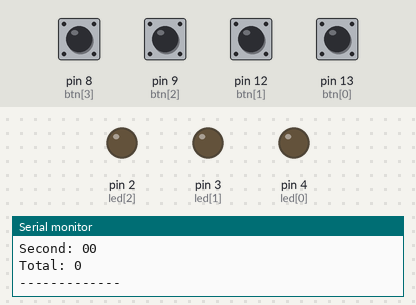
A sketch run on a simulated Arduino Uno, built with avr-gcc and run on an emulated ATmega328P. On the bench: output pins drawn as LEDs (lit = HIGH), the last lines printed to the serial monitor. The test bench sets the inputs (shaded band); at power-on: pin 8 (btn[3]), pin 9 (btn[2]), pin 12 (btn[1]), pin 13 (btn[0]) HIGH.

Above: at 1.8 s.
1.9 s: pin 8 (btn[3]) pulled LOW for 0.6 s
At 2.9 s:
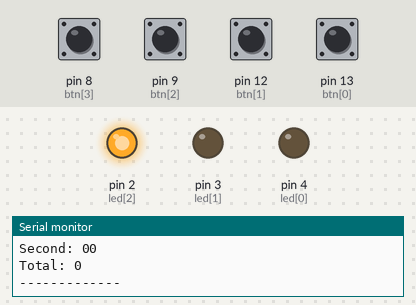
4.5 s: pin 9 (btn[2]) pulled LOW for 0.6 s
At 5.7 s:
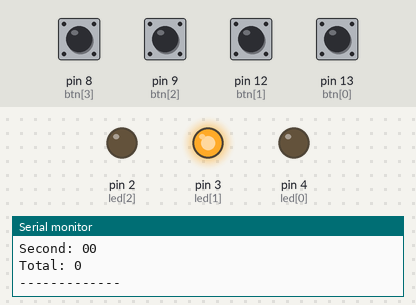
7.5 s: pin 8 (btn[3]) driven LOW and pin 9 (btn[2]) driven LOW
At 9.2 s:
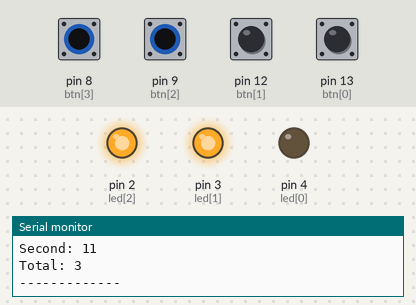
9.5 s: pin 12 (btn[1]) pulled LOW for 0.6 s
At 10.8 s:
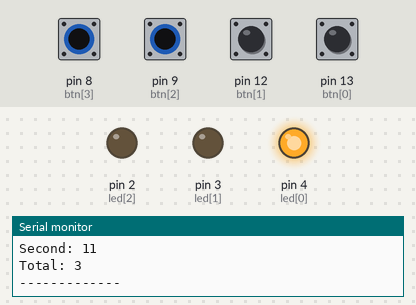
12.5 s: pin 13 (btn[0]) pulled LOW for 0.6 s
At 13.4 s:
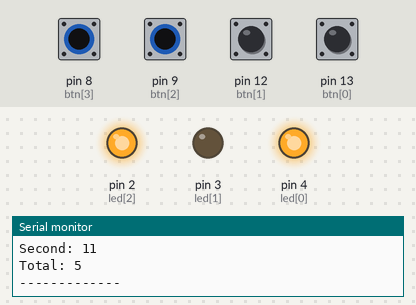
15.5 s: pin 8 (btn[3]) driven HIGH
At 17.0 s:
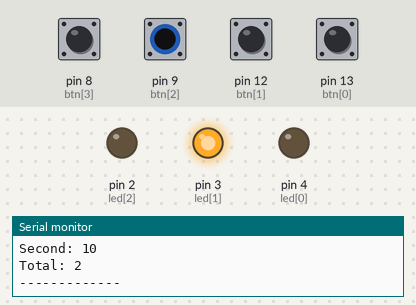
Timing chart, 0 to 18.5 s (numbered marks = the images above; inputs shaded):
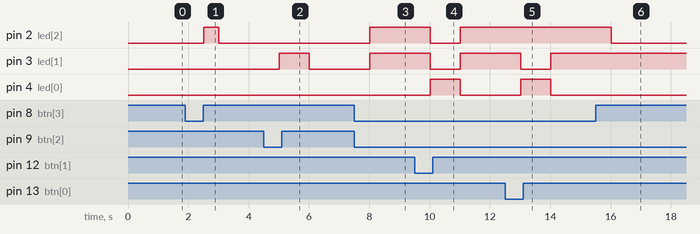

Measured:
- after the input at 1.9 s, pin 2 (led[2]): LOW → HIGH after 0.60 s, → LOW 0.50 s later
- after the input at 4.5 s, pin 3 (led[1]): LOW → HIGH after 0.51 s, → LOW 1.0 s later
- after the input at 7.5 s, pin 2 (led[2]), pin 3 (led[1]): LOW → HIGH after 0.51 s
- after the input at 9.5 s, pin 2 (led[2]), pin 3 (led[1]): HIGH → LOW after 0.51 s, → HIGH 1.0 s later; pin 4 (led[0]): LOW → HIGH after 0.51 s, → LOW 1.0 s later
- after the input at 12.5 s, pin 3 (led[1]): HIGH → LOW after 0.52 s, → HIGH 1.0 s later; pin 4 (led[0]): LOW → HIGH after 0.52 s, → LOW 1.0 s later
- after the input at 15.5 s, pin 2 (led[2]): HIGH → LOW after 0.52 s

The sketch:

l6_supplementary_1.ino
```cpp
int
btn[] = {13, 12, 9, 8}, //button pins
led[] = {4, 3, 2}, //led pins MSB to LSB
btn1val, btn2val, btn3val, btn4val, //button value
btn1valinv, btn2valinv, btn3valinv, btn4valinv, //inverted button value
firstval, secondval, outputval; //values


void setup() {
  Serial.begin(9600);

  //button pins as input
  for (int i = 0; i < 4; i++) {
    pinMode(btn[i], INPUT);
  }
  //led pins as output
  for (int j = 0; j < 3; j++) {
    pinMode(led[j], OUTPUT);
  }

}

void loop() {
  //reading button values
  btn1val = digitalRead(btn[0]);
  btn2val = digitalRead(btn[1]);
  btn3val = digitalRead(btn[2]);
  btn4val = digitalRead(btn[3]);

  //assigning new variable to invert
  btn1valinv = btn1val;
  btn2valinv = btn2val;
  btn3valinv = btn3val;
  btn4valinv = btn4val;

  //if statement for inverting
  if (btn1val == 0){
    btn1valinv = 1;
  }
  else {
    btn1valinv = 0;
  }

  if (btn2val == 0){
    btn2valinv = 1;
  }
  else {
    btn2valinv = 0;
  }

  if (btn3val == 0){
    btn3valinv = 1;
  }
  else {
    btn3valinv = 0;
  }

  if (btn4val == 0){
    btn4valinv = 1;
  }
  else {
    btn4valinv = 0;
  }

  //setting old variable into inverted value
  btn1val = btn1valinv;
  btn2val = btn2valinv;
  btn3val = btn3valinv;
  btn4val = btn4valinv;


  //prints first value
  Serial.print("First: ");
  Serial.print(btn1val);
  Serial.println(btn2val);

  //prints second value
  Serial.print("Second: ");
  Serial.print(btn3val);
  Serial.println(btn4val);

  //changing binary value to decimal
  firstval = (btn1val*2)+(btn2val*1);
  secondval = (btn3val*2)+(btn4val*1);

  //output value
  outputval = firstval + secondval;
  Serial.print("Total: ");   //printing total value in serial port to check
  Serial.println(outputval);
  Serial.println("-------------");

  delay(500);

      //reseting output LEDs
  for (int k = 0; k < 3; k++) {
    digitalWrite(led[k], LOW);
  }

  if (outputval >= 4) {
    digitalWrite(led[0] ,HIGH);
    outputval -= 4;
  }

  if (outputval >= 2) {
    digitalWrite(led[1],HIGH);
    outputval -= 2;
  }

  if (outputval >= 1) {
    digitalWrite(led[2],HIGH);
    outputval -= 1;
  }


}
```
